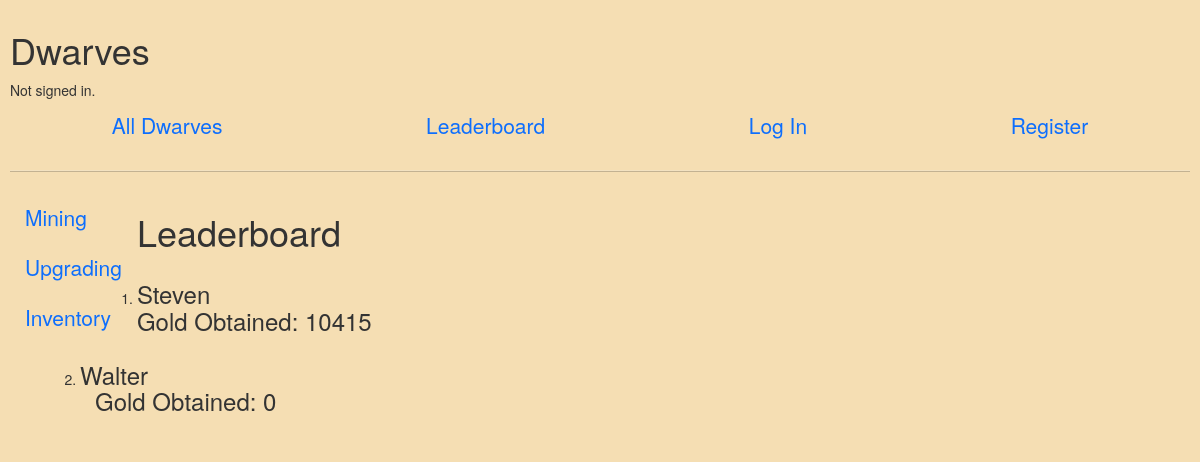
The app's page /leaderboard with its own data.
### dwarves/models.py (models this page shows)
class User(AbstractUser):
    gold_obtained = models.IntegerField(default=0)

### dwarves/views.py (the view)
# urls.py: path("leaderboard", views.leaderboard, name="leaderboard"),
def leaderboard(request):
    users = User.objects.all()
    return render(request, "dwarves/leaderboard.html",{
        "users" : users
    })

### dwarves/templates/dwarves/leaderboard.html
{% extends "dwarves/layout.html" %}
{% block body %}
<h1>Leaderboard</h1>
<ol>
    <div class="container">
{% for user in users %}
    <li><h3>{{ user.username }}<div class= "container">Gold Obtained: {{user.gold_obtained }}</div></h3></li>
{% endfor %}
    </div>
</ol>
{% endblock %}

### dwarves/static/dwarves/styles.css (style rules this page uses)
body { padding: 10px; background-color:wheat !important; }

### records on screen
User: username "Steven", gold_obtained "10415"
User: username "Walter", gold_obtained "0"
